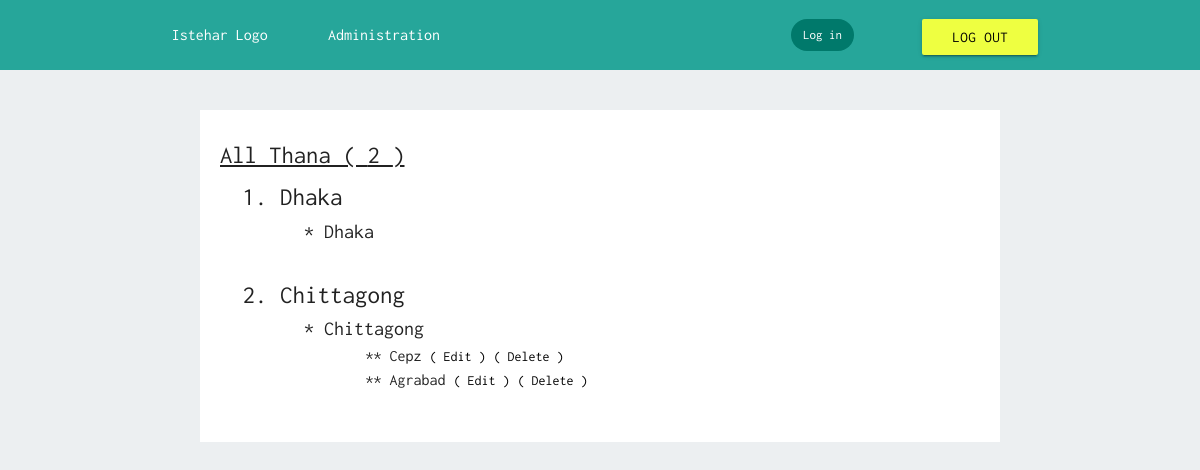
Before: /staff/thana/view/ with the older database file.
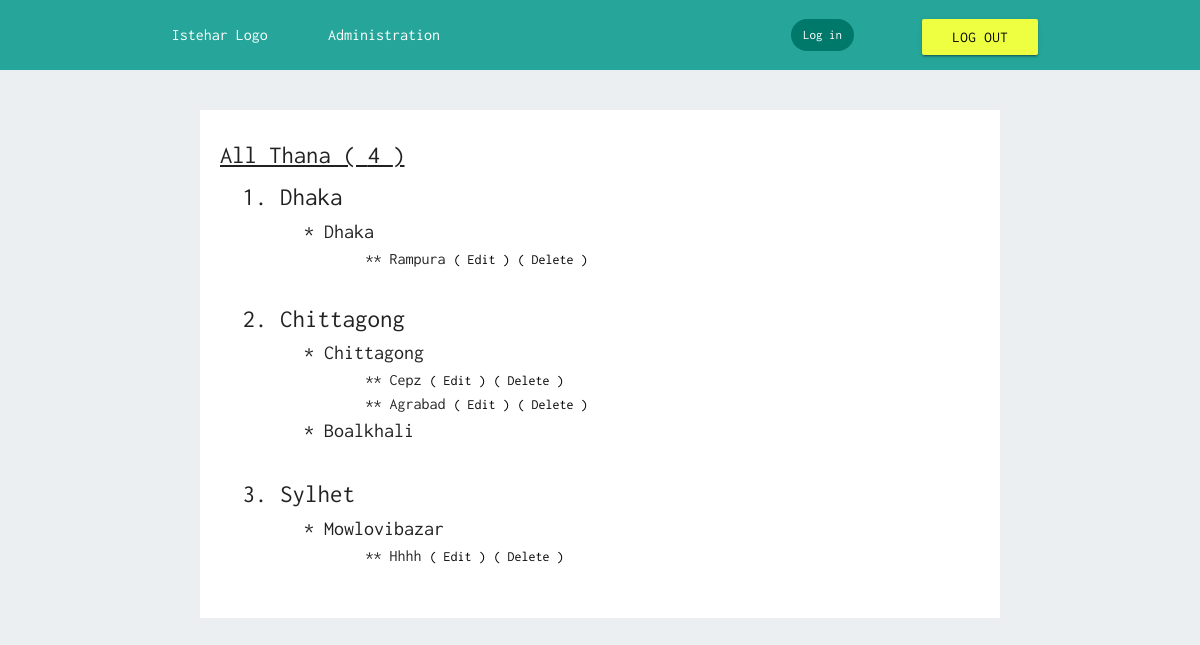
After: the same page with the newer database file.
### staff/models.py (models this page shows, shortened)
class Division(models.Model):
    name = models.CharField(max_length=50, null=True, blank=True)

class District(models.Model):
    division = models.ForeignKey(Division, on_delete=models.CASCADE, null=True, blank=True)
    name = models.CharField(max_length=50, null=True, blank=True)

class Thana(models.Model):
    division = models.ForeignKey(Division, on_delete=models.CASCADE, null=True, blank=True)
    district = models.ForeignKey(District, on_delete=models.CASCADE, null=True, blank=True)
    name = models.CharField(max_length=50, null=True, blank=True)

### staff/views.py (the view)
class ThanaView(View):
    template_name = 'staff/thana-view.html'
    def get(self, request):
        divisions = models.Division.objects.all()
        districts = models.District.objects.all()
        thanas = models.Thana.objects.all()
        count = models.Thana.objects.all().count()
        variables = {
            'divisions': divisions,
            'districts': districts,
            'thanas': thanas,
            'count': count,
        }
        return render(request, self.template_name, variables)

### staff/templates/staff/thana-view.html (shortened to what this page needs)
{% extends 'staff-base.html' %}
{% block body %}
<div class="row">
    <div class="col s12 m10 offset-m1 l8 offset-l2 white" style="margin-top: 40px; padding: 20px;">
        <h5><u>All Thana ( {{ count }} )</u></h5>
        {% for division in divisions %}
            <div class="col s12 m12 l12" style="margin-bottom: 30px;">
                <p class="col s12 m12 l12" style="font-size: 25px;">
                    {{ forloop.counter }}. {{ division.name | title }}
                </p>
                {% for district in districts %}
                    {% ifequal district.division division %}
                        <p class="col s12 m10 offset-m1 l10 offset-l1" style="font-size: 20px;">
                            * {{ district.name | title }}
                        </p>
                        {% for thana in thanas %}
                            {% ifequal thana.district district %}
                                <p class="col s12 m8 offset-m2 l8 offset-l2" style="font-size: 16px;">
                                    ** {{ thana.name | title }}
                                    <a href="#" class="black-text" style="font-size: 14px;">( Edit )</a>
                                    <a href="#" class="black-text" style="font-size: 14px;">( Delete )</a>
                                </p>
                            {% endifequal %}
                        {% endfor %}
                    {% endifequal %}
                {% endfor %}
            </div>
        {% endfor %}
    </div>
</div>
{% endblock %}

### staff/templates/staff-base.html (shortened to what this page needs)
<!DOCTYPE html>
<html lang="en">
<head>
    {% load staticfiles %}
    <link rel="stylesheet" type="text/css" href="{% static 'account/style/materialize.min.css' %}">
</head>
<body class="#eceff1 blue-grey lighten-5">
    <div class="container" style="height: 600px;">
        <div class="row white-text">
            <div class="col s12 m12 l12 #26a69a teal lighten-1" style="height: 70px;">
                <div class="col s12 m12 l10 offset-l1 valign-wrapper" style="height: 100%;">
                    <div class="col m6 l6">
                        <div class="col m5 center-align" style="font-size: 16px;">
                            <a class="white-text" href="{% url 'staff:index' %}">Istehar Logo</a>
                        </div>
                        <div class="col m3 center-align" style="font-size: 16px;">
                            <p>Administration</p>
                        </div>
                    </div>
                    <div class="col m6 l6">
                        <div class="col m5 center-align right" style="font-size: 16px; margin-top: 5px;">
                            <a href="{% url 'account:logout' %}" class="waves-effect waves-light btn #eeff41 lime accent-2 black-text">Log out</a>
                        </div>
                        {% if user.is_authenticated %}
                            <div class="col m3 center-align right" style="margin-top: 5px;">
                                <div class="chip #00796b teal darken-2 white-text">
                                    {{ request.user.username }}
                                </div>
                            </div>
                        {% else %}
                            <div class="col m3 center-align right" style="margin-top: 5px;">
                                <div class="chip #00796b teal darken-2 white-text">
                                    <a class="white-text" href="{% url 'account:login' %}">Log in</a>
                                </div>
                            </div>
                        {% endif %}
                    </div>
                </div>
            </div>
        </div>
        {% block body %}
        {% endblock %}
    </div>
</body>
</html>

### staff/templates/staff-base.html (style rules this page uses)
.container { min-width: 100%; }
.container > .row { margin: 0; }
.container > .row > .col { padding: 0; }
* { padding: 0px; margin: 0px; font-family: 'myFont'; }

Changed rows visible on the page:
added Thana: name "Rampura", shown under District "Dhaka"
added District: name "Boalkhali", shown under Division "Chittagong"
added Division: name "Sylhet"
added District: name "Mowlovibazar", shown under "Sylhet"
added Thana: name "Hhhh", shown under "Mowlovibazar"
Other visible differences:
{{ count }}: "2" → "4"
